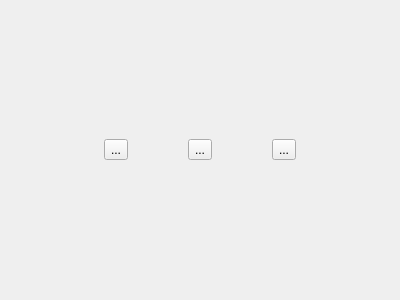
<?xml version="1.0" encoding="UTF-8"?>
<ui version="4.0">
 <class>CHome</class>
 <widget class="QWidget" name="CHome">
  <property name="geometry">
   <rect>
    <x>0</x>
    <y>0</y>
    <width>400</width>
    <height>300</height>
   </rect>
  </property>
  <property name="windowTitle">
   <string>CHome</string>
  </property>
  <layout class="QGridLayout" name="gridLayout">
   <property name="horizontalSpacing">
    <number>60</number>
   </property>
   <item row="0" column="0">
    <spacer name="horizontalSpacer">
     <property name="orientation">
      <enum>Qt::Horizontal</enum>
     </property>
     <property name="sizeHint" stdset="0">
      <size>
       <width>17</width>
       <height>20</height>
      </size>
     </property>
    </spacer>
   </item>
   <item row="0" column="1">
    <widget class="QToolButton" name="toolBtnLogin">
     <property name="text">
      <string>...</string>
     </property>
    </widget>
   </item>
   <item row="0" column="2">
    <widget class="QToolButton" name="toolBtnDevMan">
     <property name="text">
      <string>...</string>
     </property>
    </widget>
   </item>
   <item row="0" column="3">
    <widget class="QToolButton" name="toolBtnTypeMan">
     <property name="text">
      <string>...</string>
     </property>
    </widget>
   </item>
   <item row="0" column="4">
    <spacer name="horizontalSpacer_2">
     <property name="orientation">
      <enum>Qt::Horizontal</enum>
     </property>
     <property name="sizeHint" stdset="0">
      <size>
       <width>8</width>
       <height>20</height>
      </size>
     </property>
    </spacer>
   </item>
  </layout>
 </widget>
 <layoutdefault spacing="6" margin="11"/>
 <resources/>
 <connections/>
</ui>
